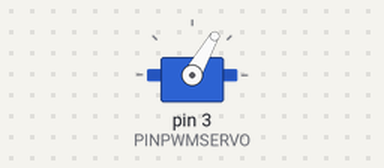
Bench run of a sketch on a simulated Arduino Uno, built with avr-gcc and run on an emulated ATmega328P. Shown: servo.

Above: at 0.05 s.
At 10.0 s:
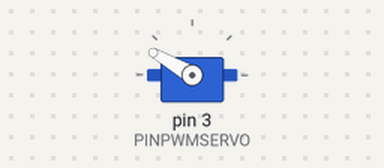
Timing chart, 0 to 13.0 s (numbered marks = the images above):
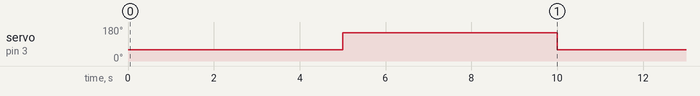

Measured:
- by itself, servo on pin 3 (PINPWMSERVO): alternates 150° for 5.0 s and 60° for 5.0 s

The sketch:

33_1_MotorBrushless_Movimiento_con_Codigo.ino
```cpp
/*33.1.-Control de velocidad de un motor brushless (BLDC) por medio de código: Para la conexión
de este motor se usa un controlador externo llamado ESC (Electronic Speed Controller), el cual es
alimentado por una batería LiPo, misma que alimenta al Arduino a través del cable rojo del ESC por
medio de su pin de 5V, a la tierra del ESC igual se conectará el pin GND del Arduino y a través de
uno de los pines digitales del Arduino se controlará su velocidad de rotación, a través de una señal
PWM con frecuencia de 50 Hz, que varíe su duty cycle de 1 a 2ms. El control del BLDC es idéntico al
del servomotor, pero la única diferencia es que esa señal PWM controla la posición de 0 a 180 y la
de este tipo de motor controla la velocidad, pero su funcionamiento y librería de uso es la misma.

Motor brushless MT2204 que se alimenta con baterías LiPo de 2 a 3S, cuenta con una KV = 2300, por lo
que el rango de velocidades que abarca como máximo, alimentándolo con una batería de 3S es de:
0 a KV * V_ESC [rpm] = 2300 * 3.7 * 3S = 25,530 [rpm].
La cual es controlada por una señal PWM (Pulse Width Module) con una frecuencia de 50 Hz (20 [ms]).
------------------------------------------------------------------------------------------------
Motor brushless A2212 que se alimenta con baterías LiPo de 2 a 3S, cuenta con una KV = 1400, por lo
que el rango de velocidades que abarca como máximo, alimentándolo con una batería de 3S es de:
0 a KV * V_ESC [rpm] = 1400 * 3.7 * 3S = 15,540 [rpm].
La cual es controlada por una señal PWM (Pulse Width Module) con una frecuencia de 50 Hz (20 [ms]).*/
//IMPORTACIÓN DE LIBRERÍAS
#include <Servo.h> //Librería de control de servomotores.

//DECLARACIÓN DE VARIABLES Y/O CONSTANTES
/*Objeto de la clase Servo, este no recibe ningún parámetro, solamente sirve para poder usar los
métodos de la librería.*/
Servo motorBLDC;
int PINPWMSERVO = 3;        //Pin 2 = Cable de señal PWM conectada al PIN2 digital del Arduino.
int velocidadMotor = 5000;  //Este delay de 5,000 ms = 5s solamente hace que la velocidad varíe.

//CONFIGURACIÓN DE LOS PINES Y LA COMUNICACIÓN SERIAL
void setup() {
  /*servomotor.attach(): Método que sirve para inicializar el objeto del servomotor:
    - El primer parámetro indica el Pin del Arduino al que se conectó el cable de la señal PWM.*/
  motorBLDC.attach(PINPWMSERVO);
}

//EJECUCIÓN DEL PROGRAMA EN UN BUCLE INFINITO
void loop() {
  /*servomotor.write(0): Método usado para controlar la velocidad de giro del eje perteneciente a
  un motor sin escobillas. Recibe como argumento un número que representa la velocidad deseada.*/
  motorBLDC.write(60);     //Valor mínimo = 60; Valor máximo = 150.
  /*delay(ms): Método que detiene la ejecución del programa un cierto tiempo dado en milisegundos.*/
  delay(velocidadMotor);
  motorBLDC.write(150);
  delay(velocidadMotor);
}
```
